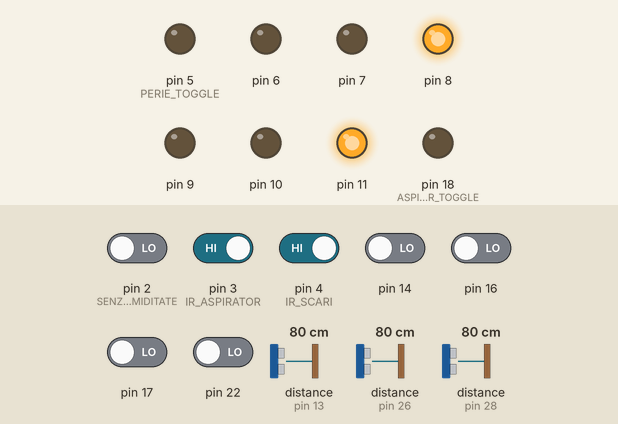
Bench run of a sketch on a simulated Arduino Uno, built for the host (arithmetic inside an expression is 32-bit, double 64-bit). Shown: output pins drawn as LEDs (lit = HIGH). Wiring (inferred from the names in the program): 3 × ultrasonic range finder: trigger pin 12, echo pin 13 / trigger pin 21, echo pin 28 / trigger pin 27, echo pin 26. Inputs (shaded band) come from the test bench; at power-on: pin 3 (IR_ASPIRATOR), pin 4 (IR_SCARI) HIGH, pin 2 (SENZOR_UMIDITATE), pin 14, pin 16, pin 17, pin 22 LOW, distance to the obstacle (sensors on pin 13, pin 26, pin 28) 80 cm. The echo pulse lasts 58.3 µs per cm; pins used as bus, display or sensor lines are not drawn; what the sketch prints to the serial monitor is not drawn.

Above: at 1.2 s.
1.3 s: distance to the obstacle (sensor on pin 13) set to 2 cm
3.1 s: distance to the obstacle (sensor on pin 26) set to 2 cm
4.6 s: distance to the obstacle (sensor on pin 28) set to 2 cm
6.2 s: pin 2 (SENZOR_UMIDITATE) driven HIGH
8.3 s: pin 3 (IR_ASPIRATOR) driven LOW
9.8 s: pin 4 (IR_SCARI) driven LOW
Timing chart, 0 to 12.3 s (numbered marks = the images above; inputs shaded):
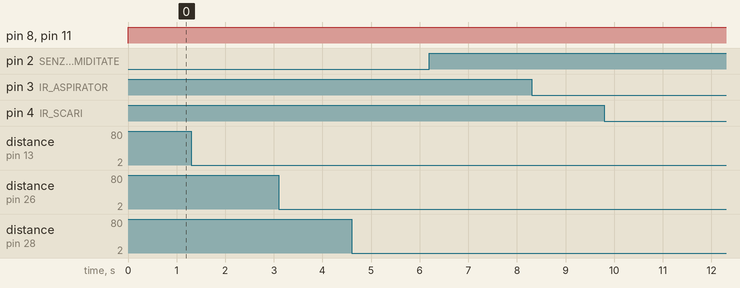

The sketch:

sketch_dec19a.ino
```cpp
// Definirea pinilor pentru senzorii ultrasonici
#define ULTRASONIC_FATA_ECHO 13      // Pinul pentru echo-ul senzorului ultrasonic din fata
#define ULTRASONIC_FATA_TRIG 12      // Pinul pentru trigger-ul senzorului ultrasonic din fata

#define ULTRASONIC_STANGA_ECHO 26    // Pinul pentru echo-ul senzorului ultrasonic din stanga
#define ULTRASONIC_STANGA_TRIG 27    // Pinul pentru trigger-ul senzorului ultrasonic din stanga

#define ULTRASONIC_DREAPTA_ECHO 28   // Pinul pentru echo-ul senzorului ultrasonic din dreapta
#define ULTRASONIC_DREAPTA_TRIG 21   // Pinul pentru trigger-ul senzorului ultrasonic din dreapta

// Definirea pinilor pentru motoarele de deplasare
#define MOTOR_DREAPTA_VITEZA 6       // Pinul PWM pentru controlul vitezei motorului drept
#define MOTOR_DREAPTA_A 8            // Pinul A pentru directia motorului drept
#define MOTOR_DREAPTA_B 9            // Pinul B pentru directia motorului drept

#define MOTOR_STANGA_VITEZA 7        // Pinul PWM pentru controlul vitezei motorului stang
#define MOTOR_STANGA_A 10            // Pinul A pentru directia motorului stang
#define MOTOR_STANGA_B 11            // Pinul B pentru directia motorului stang

// Definirea pinilor pentru senzorii si actionatorii auxiliari
#define IR_SCARI 4                   // Pinul pentru senzorul infrarosu de detectare scari
#define SENZOR_UMIDITATE 2          // Pinul pentru senzorul de umiditate
#define IR_ASPIRATOR 3              // Pinul pentru senzorul infrarosu al aspiratorului
#define ASPIRATOR_TOGGLE 18         // Pinul pentru controlul aspiratorului (on/off)
#define PERIE_TOGGLE 5              // Pinul pentru controlul periei (on/off)

// Clasa pentru gestionarea senzorilor ultrasonici
class Ultrasonic {
public:
    int echo, trig;  // Pinii pentru echo si trigger

    // Constructor implicit - initializeaza pinii cu 0
    Ultrasonic() {
        this->echo = 0;
        this->trig = 0;
    }

    // Functie pentru initializarea senzorului ultrasonic
    void begin(int echo, int trig) {
        this->echo = echo;
        pinMode(echo, INPUT);  // Seteaza pinul echo ca intrare

        this->trig = trig;
        pinMode(trig, OUTPUT); // Seteaza pinul trigger ca iesire
    }

    // Functie pentru masurarea distantei cu senzorul ultrasonic
    float measure() {
        long duration;  // Variabila pentru stocarea duratei pulsului

        // Genereaza pulsul de trigger pentru senzorul ultrasonic
        digitalWrite(this->trig, LOW);   // Asigura ca trigger-ul este LOW
        delayMicroseconds(2);            // Asteapta 2 microsecunde
        digitalWrite(this->trig, HIGH);  // Trimite pulsul HIGH
        delayMicroseconds(10);           // Mentine pulsul 10 microsecunde
        digitalWrite(this->trig, LOW);   // Opreste pulsul

        // Masoara durata pulsului de la echo (cu timeout de 100ms)
        duration = pulseIn(this->echo, HIGH, 100000);

        // Converteste durata in distanta (cm) folosind viteza sunetului
        // Formula: distanta = (durata * viteza_sunet) / 2
        // Viteza sunetului: 343 m/s = 0.0343 cm/microsecunda
        return ((float)duration) * 0.034f / 2.f;
    }
};

// Functie pentru maparea unei valori dintr-un interval in altul (versiunea float)
float fmap(float x, float in_min, float in_max, float out_min, float out_max) {
    return (x - in_min) * (out_max - out_min) / (in_max - in_min) + out_min;
}

// Functie pentru limitarea unei valori intr-un interval specificat
float fclamp(float x, float min, float max) {
    if(x < min) return min;  // Daca valoarea e mai mica decat minimul, returneaza minimul
    if(x > max) return max;  // Daca valoarea e mai mare decat maximul, returneaza maximul
    return x;                // Altfel returneaza valoarea originala
}

// Clasa pentru gestionarea motoarelor cu encoder rotativ
class Motor {
public:
    int enable, a, b, rotary_a, rotary_b;  // Pinii pentru controlul motorului si encoder
    float targetValue = 0.0f;              // Valoarea tinta pentru viteza motorului (0-1)
    bool direction = false;                // Directia de rotatie (false=inainte, true=inapoi)
    long position = 0;                     // Pozitia curenta a motorului (din encoder)
    bool last_rotary_a, last_rotary_b;     // Ultimele stari ale encoder-ului pentru detectia schimbarii

    // Constructor implicit - initializeaza toate valorile
    Motor() {
        this->enable = 0;
        this->a = 0;
        this->b = 0;
        this->rotary_a = 0;
        this->rotary_b = 0;
        this->targetValue = 0.0f;
        this->direction = false;
        this->position = 0;
        this->last_rotary_a = false;
        this->last_rotary_b = false;
    }

    // Functie pentru initializarea motorului cu pinii specificati
    void begin(int enable, int a, int b, int rotary_a, int rotary_b) {
        // Configureaza pinul enable (PWM pentru viteza)
        this->enable = enable;
        pinMode(enable, OUTPUT);
        digitalWrite(this->enable, false);

        // Configureaza pinul A pentru directie
        this->a = a;
        pinMode(a, OUTPUT);
        digitalWrite(this->a, false);

        // Configureaza pinul B pentru directie
        this->b = b;
        pinMode(b, OUTPUT);
        digitalWrite(this->b, false);

        // Configureaza pinul A al encoder-ului
        this->rotary_a = rotary_a;
        pinMode(rotary_a, INPUT);
        this->last_rotary_a = digitalRead(this->rotary_a);

        // Configureaza pinul B al encoder-ului
        this->rotary_b = rotary_b;
        pinMode(rotary_b, INPUT);
        this->last_rotary_b = digitalRead(this->rotary_b);
    }

    // Functie principala care ruleaza motorul si citeste encoder-ul
    void run() {
        unsigned long currTime = millis();  // Timpul curent

        // Seteaza viteza motorului folosind PWM (0-255)
        analogWrite(this->enable, 255 * this->targetValue);

        // Seteaza directia motorului
        digitalWrite(this->a, this->direction);   // Un pin primeste directia
        digitalWrite(this->b, !this->direction);  // Celalalt pin primeste directia inversa

        // Citeste encoder-ul pentru a determina pozitia
        bool rot_a = digitalRead(this->rotary_a);
        if(this->last_rotary_a != rot_a) {  // Daca pinul A s-a schimbat
            bool rot_b = digitalRead(this->rotary_b);
            if(rot_b == rot_a) {
                this->position++;  // Incrementeaza pozitia (sens orar)
            } else {
                this->position--;  // Decrementeaza pozitia (sens antiorar)
            }
            this->last_rotary_a = rot_a;  // Actualizeaza ultima stare
        }
    }

    // Functie pentru setarea vitezei motorului (0.0 - 1.0)
    void setSpeed(float x) {
        this->targetValue = x;
    }

    // Functie pentru setarea directiei motorului
    void setDirection(bool x) {
        this->direction = x;
    }
};

// Declararea obiectelor pentru senzorii ultrasonici
Ultrasonic us_front;  // Senzorul ultrasonic din fata
Ultrasonic us_left;   // Senzorul ultrasonic din stanga
Ultrasonic us_right;  // Senzorul ultrasonic din dreapta

// Declararea obiectelor pentru motoare
Motor motor_left;   // Motorul stang
Motor motor_right;  // Motorul drept

// Variabile pentru gestionarea trimiterii mesajelor de update
unsigned long lastTimer_UpdateMessage = 0;   // Timpul ultimului mesaj trimis
#define UPDATE_MESSAGE_DELAY (1000 / 20)     // Delay-ul dintre mesaje (50ms = 20Hz)

// Functie pentru trimiterea mesajelor de status catre calculatorul principal
void SendUpdateMessage() {
    unsigned long currTime = millis();
    // Verifica daca a trecut suficient timp de la ultimul mesaj
    if(lastTimer_UpdateMessage + UPDATE_MESSAGE_DELAY > currTime)
        return;

    // Citeste distantele de la senzorii ultrasonici
    float front = us_front.measure();   // Distanta din fata
    float left = us_left.measure();     // Distanta din stanga
    float right = us_right.measure();   // Distanta din dreapta

    // Citeste senzorii digitali
    bool ir_scara = digitalRead(IR_SCARI);           // Senzorul pentru detectarea scarilor
    bool ir_aspirator = digitalRead(IR_ASPIRATOR);   // Senzorul infrarosu al aspiratorului
    bool senzor_umiditate = digitalRead(SENZOR_UMIDITATE);  // Senzorul de umiditate

    char byteBuffer[24];  // Buffer pentru datele care vor fi trimise (24 bytes)

    // ID-ul pachetului pentru identificare
    byteBuffer[0] = 0x54;

    // Converteste si copiaza distanta din fata (4 bytes - float)
    for(int i = 0; i < 4; i++)
        byteBuffer[i + 1] = ((char*)&front)[i];

    // Converteste si copiaza distanta din stanga (4 bytes - float)
    for(int i = 0; i < 4; i++)
        byteBuffer[i + 5] = ((char*)&left)[i];

    // Converteste si copiaza distanta din dreapta (4 bytes - float)
    for(int i = 0; i < 4; i++)
        byteBuffer[i + 9] = ((char*)&right)[i];

    // Copiaza valorile senzorilor digitali (1 byte fiecare)
    byteBuffer[13] = (char)ir_scara;
    byteBuffer[14] = (char)ir_aspirator;
    byteBuffer[15] = (char)senzor_umiditate;

    // Converteste si copiaza pozitia motorului stang (4 bytes - long)
    for(int i = 0; i < 4; i++)
        byteBuffer[16 + i] = ((char*)&motor_left.position)[i];

    // Converteste si copiaza pozitia motorului drept (4 bytes - long)
    for(int i = 0; i < 4; i++)
        byteBuffer[20 + i] = ((char*)&motor_right.position)[i];

    // Trimite toate datele prin portul serial
    Serial.write(byteBuffer, 24);

    // Actualizeaza timpul ultimului mesaj trimis
    lastTimer_UpdateMessage = currTime;
}

// Functia de setup - se executa o singura data la pornirea Arduino-ului
void setup() {
    // Initializeaza comunicarea seriala la 9600 baud
    Serial.begin(9600);

    // Configureaza pinii pentru controlul aspiratorului si periei ca iesiri
    pinMode(ASPIRATOR_TOGGLE, OUTPUT);
    pinMode(PERIE_TOGGLE, OUTPUT);

    // Configureaza pinii pentru senzori ca intrari
    pinMode(IR_SCARI, INPUT);
    pinMode(IR_ASPIRATOR, INPUT);
    pinMode(SENZOR_UMIDITATE, INPUT);

    // Seteaza frecventa PWM la 100Hz pentru motoare
    analogWriteFreq(100);

    // Initializeaza senzorii ultrasonici cu pinii corespunzatori
    us_front.begin(ULTRASONIC_FATA_ECHO, ULTRASONIC_FATA_TRIG);
    us_left.begin(ULTRASONIC_STANGA_ECHO, ULTRASONIC_STANGA_TRIG);
    us_right.begin(ULTRASONIC_DREAPTA_ECHO, ULTRASONIC_DREAPTA_TRIG);

    // Initializeaza motoarele cu pinii corespunzatori
    // Atentie: pare sa fie o inversare in nume - motor_left foloseste pinii DREAPTA
    motor_left.begin(MOTOR_DREAPTA_VITEZA, MOTOR_DREAPTA_B, MOTOR_DREAPTA_A, 14, 22);
    motor_right.begin(MOTOR_STANGA_VITEZA, MOTOR_STANGA_A, MOTOR_STANGA_B, 17, 16);
}

// Functia loop - se executa continuu dupa setup
void loop() {
    // Verifica daca au sosit cel putin 6 bytes prin portul serial
    if(Serial.available() >= 6) {
        char incomingBytes[6];  // Buffer pentru datele primite

        // Citeste 6 bytes din portul serial
        for(int i = 0; i < 6; i++)
            incomingBytes[i] = (char)Serial.read();

        // Verifica daca primii 2 bytes sunt header-ul pentru comanda motoarelor
        if(incomingBytes[0] == 0xF0 && incomingBytes[1] == 0x0F) {
            // Extrage parametrii pentru motoare din mesaj
            float motor_a_speed = incomingBytes[2] / 255.f;    // Viteza motorului A (0-1)
            float motor_b_speed = incomingBytes[3] / 255.f;    // Viteza motorului B (0-1)
            bool motor_a_reverse = (bool)incomingBytes[4];     // Directia motorului A
            bool motor_b_reverse = (bool)incomingBytes[5];     // Directia motorului B

            // Actualizeaza directia motorului stang daca s-a schimbat
            if(motor_left.direction != motor_a_reverse)
                motor_left.setDirection(motor_a_reverse);

            // Actualizeaza viteza motorului stang daca s-a schimbat
            if(motor_left.targetValue != motor_a_speed)
                motor_left.setSpeed(motor_a_speed);

            // Actualizeaza directia motorului drept daca s-a schimbat
            if(motor_right.direction != motor_b_reverse)
                motor_right.setDirection(motor_b_reverse);

            // Actualizeaza viteza motorului drept daca s-a schimbat
            if(motor_right.targetValue != motor_b_speed)
                motor_right.setSpeed(motor_b_speed);

        // Verifica daca primii 2 bytes sunt header-ul pentru comanda aspirator/perie
        }else if(incomingBytes[0] == 0x7A && incomingBytes[1] == 0xF3) {
            // Controleaza aspiratorul si peria pe baza comenzilor primite
            digitalWrite(ASPIRATOR_TOGGLE, incomingBytes[2]);  // Porneste/opreste aspiratorul
            digitalWrite(PERIE_TOGGLE, incomingBytes[3]);      // Porneste/opreste peria
        }
    }

    // Trimite mesajul de update cu statusul robotului
    SendUpdateMessage();

    // Ruleaza motoarele (actualizeaza PWM si citeste encoder-ii)
    motor_left.run();
    motor_right.run();
}
```

Measured:
- after the input at 1.3 s, every drawn part: stays the same
- after the input at 3.1 s, every drawn part: stays the same
- after the input at 4.6 s, every drawn part: stays the same
- after the input at 6.2 s, every drawn part: stays the same
- after the input at 8.3 s, every drawn part: stays the same
- after the input at 9.8 s, every drawn part: stays the same
